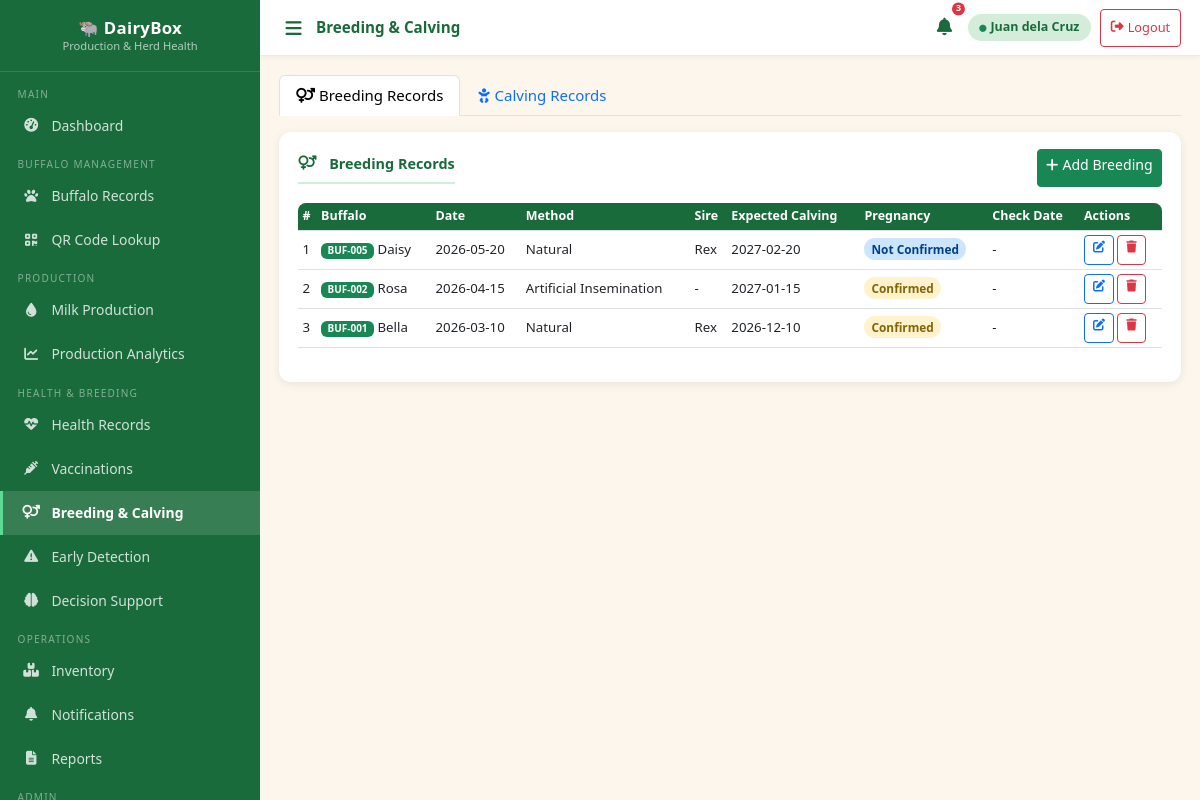
Screenshot of /modules/breeding.php (signed in) with the database file from the repository.
### tables this page shows
CREATE TABLE IF NOT EXISTS breeding_records (
    id              INT AUTO_INCREMENT PRIMARY KEY,
    buffalo_id      INT NOT NULL,
    breeding_date   DATE NOT NULL,
    method          ENUM('Natural','Artificial Insemination') DEFAULT 'Natural',
    sire_id         INT,
    sire_name       VARCHAR(100),
    expected_calving DATE,
    pregnancy_status ENUM('Not Confirmed','Confirmed','Failed','Delivered') DEFAULT 'Not Confirmed',
    pregnancy_check_date DATE,
    notes           TEXT,
    recorded_by     INT,
    created_at      TIMESTAMP DEFAULT CURRENT_TIMESTAMP,
    FOREIGN KEY (buffalo_id)  REFERENCES buffaloes(id) ON DELETE CASCADE,
    FOREIGN KEY (recorded_by) REFERENCES users(id) ON DELETE SET NULL
);

CREATE TABLE IF NOT EXISTS buffaloes (
    id              INT AUTO_INCREMENT PRIMARY KEY,
    tag_number      VARCHAR(40)  NOT NULL UNIQUE,
    qr_code         VARCHAR(100) UNIQUE,
    name            VARCHAR(80),
    breed           VARCHAR(80),
    sex             ENUM('Female','Male') DEFAULT 'Female',
    date_of_birth   DATE,
    weight_kg       DECIMAL(6,2),
    color           VARCHAR(50),
    acquisition_date DATE,
    acquisition_type ENUM('Born on Farm','Purchased','Donated') DEFAULT 'Born on Farm',
    status          ENUM('Active','Sold','Dead','Transferred') DEFAULT 'Active',
    health_status   ENUM('Healthy','Sick','Under Treatment','Recovered') DEFAULT 'Healthy',
    notes           TEXT,
    photo           VARCHAR(200),
    created_by      INT,
    created_at      TIMESTAMP DEFAULT CURRENT_TIMESTAMP,
    updated_at      TIMESTAMP DEFAULT CURRENT_TIMESTAMP ON UPDATE CURRENT_TIMESTAMP,
    FOREIGN KEY (created_by) REFERENCES users(id) ON DELETE SET NULL
);

### modules/breeding.php (the view, shortened to what this page needs)
<?php
$db        = getDB();
$tab       = $_GET['tab'] ?? 'breeding';
$action    = $_GET['action'] ?? 'list';
$editBreeding = null;
$breeding = $db->query("
    SELECT br.*, b.tag_number, b.name FROM breeding_records br
    JOIN buffaloes b ON b.id=br.buffalo_id ORDER BY br.breeding_date DESC
")->fetchAll();
$femBufList = $db->query("SELECT id,tag_number,name FROM buffaloes WHERE status='Active' AND sex='Female' ORDER BY tag_number")->fetchAll();
include '../includes/header.php';
?>
<ul class="nav nav-tabs mb-3 no-print">
    <li class="nav-item"><a class="nav-link <?= $tab==='breeding'?'active':'' ?>" href="?tab=breeding"><i class="fa fa-venus-mars me-1"></i>Breeding Records</a></li>
    <li class="nav-item"><a class="nav-link <?= $tab==='calving'?'active':'' ?>" href="?tab=calving"><i class="fa fa-baby me-1"></i>Calving Records</a></li>
</ul>
<?php if ($tab === 'breeding'): ?>
<?php if ($action === 'add' || $action === 'edit'): ?>
<div class="card-section">
    <div class="section-title"><i class="fa fa-venus-mars me-2"></i><?= $editBreeding ? 'Edit' : 'New' ?> Breeding Record</div>
    <form method="POST">
        <input type="hidden" name="form_type" value="breeding">
        <input type="hidden" name="id" value="<?= $editBreeding['id'] ?? 0 ?>">
        <div class="row g-3">
            <div class="col-md-4">
                <label class="form-label fw-semibold">Female Buffalo *</label>
                <select name="buffalo_id" class="form-select" required>
                    <option value="">-- Select --</option>
                    <?php foreach ($femBufList as $b): ?>
                    <option value="<?= $b['id'] ?>" <?= ($editBreeding['buffalo_id']??0)==$b['id']?'selected':'' ?>><?= htmlspecialchars($b['tag_number'].' – '.($b['name']??'')) ?></option>
                    <?php endforeach; ?>
                </select>
            </div>
            <div class="col-md-3">
                <label class="form-label fw-semibold">Breeding Date *</label>
                <input type="date" name="breeding_date" class="form-control" value="<?= $editBreeding['breeding_date'] ?? date('Y-m-d') ?>" required>
            </div>
            <div class="col-md-3">
                <label class="form-label fw-semibold">Method</label>
                <select name="method" class="form-select">
                    <?php foreach (['Natural','Artificial Insemination'] as $m): ?>
                    <option value="<?= $m ?>" <?= ($editBreeding['method']??'Natural')===$m?'selected':'' ?>><?= $m ?></option>
                    <?php endforeach; ?>
                </select>
            </div>
            <div class="col-md-4">
                <label class="form-label fw-semibold">Sire Name</label>
                <input type="text" name="sire_name" class="form-control" value="<?= htmlspecialchars($editBreeding['sire_name'] ?? '') ?>">
            </div>
            <div class="col-md-3">
                <label class="form-label fw-semibold">Expected Calving</label>
                <input type="date" name="expected_calving" class="form-control" value="<?= $editBreeding['expected_calving'] ?? '' ?>">
            </div>
            <div class="col-md-3">
                <label class="form-label fw-semibold">Pregnancy Status</label>
                <select name="pregnancy_status" class="form-select">
                    <?php foreach (['Not Confirmed','Confirmed','Failed','Delivered'] as $ps): ?>
                    <option value="<?= $ps ?>" <?= ($editBreeding['pregnancy_status']??'Not Confirmed')===$ps?'selected':'' ?>><?= $ps ?></option>
                    <?php endforeach; ?>
                </select>
            </div>
            <div class="col-md-3">
                <label class="form-label fw-semibold">Pregnancy Check Date</label>
                <input type="date" name="pregnancy_check_date" class="form-control" value="<?= $editBreeding['pregnancy_check_date'] ?? '' ?>">
            </div>
            <div class="col-md-9">
                <label class="form-label fw-semibold">Notes</label>
                <input type="text" name="notes" class="form-control" value="<?= htmlspecialchars($editBreeding['notes'] ?? '') ?>">
            </div>
        </div>
        <div class="mt-3 d-flex gap-2">
            <button type="submit" class="btn btn-success"><i class="fa fa-save me-1"></i>Save</button>
            <a href="?tab=breeding" class="btn btn-outline-secondary">Cancel</a>
        </div>
    </form>
</div>
<?php else: ?>
<div class="card-section">
    <div class="d-flex justify-content-between align-items-center mb-3">
        <div class="section-title mb-0"><i class="fa fa-venus-mars me-2"></i>Breeding Records</div>
        <a href="?tab=breeding&action=add" class="btn btn-success btn-sm no-print"><i class="fa fa-plus me-1"></i>Add Breeding</a>
    </div>
    <div class="table-responsive">
    <table class="table table-sm table-hover">
        <thead><tr><th>#</th><th>Buffalo</th><th>Date</th><th>Method</th><th>Sire</th><th>Expected Calving</th><th>Pregnancy</th><th>Check Date</th><th class="no-print">Actions</th></tr></thead>
        <tbody>
        <?php foreach ($breeding as $i => $r):
            $pCls = match($r['pregnancy_status']) {'Confirmed'=>'badge-pregnant','Failed'=>'badge-sick','Delivered'=>'badge-healthy',default=>'badge-treated'};
        ?>
        <tr>
            <td><?= $i+1 ?></td>
            <td><span class="badge bg-success"><?= htmlspecialchars($r['tag_number']) ?></span> <?= htmlspecialchars($r['name']??'') ?></td>
            <td><?= $r['breeding_date'] ?></td>
            <td><?= $r['method'] ?></td>
            <td><?= htmlspecialchars($r['sire_name'] ?? '-') ?></td>
            <td><?= $r['expected_calving'] ?? '-' ?></td>
            <td><span class="badge-custom <?= $pCls ?>"><?= $r['pregnancy_status'] ?></span></td>
            <td><?= $r['pregnancy_check_date'] ?? '-' ?></td>
            <td class="no-print">
                <a href="?tab=breeding&action=edit&id=<?= $r['id'] ?>" class="btn btn-xs btn-outline-primary" style="padding:.2rem .5rem;font-size:.75rem"><i class="fa fa-edit"></i></a>
                <a href="?tab=breeding&delete_b=<?= $r['id'] ?>" class="btn btn-xs btn-outline-danger" style="padding:.2rem .5rem;font-size:.75rem" onclick="return confirm('Delete?')"><i class="fa fa-trash"></i></a>
            </td>
        </tr>
        <?php endforeach; ?>
        </tbody>
    </table>
    </div>
</div>
<?php endif; ?>
<?php endif; ?>
<?php include '../includes/footer.php'; ?>

### assets/css/style.css (style rules this page uses)
:root { --green-dark: #1a6b3c; --green-main: #28a745; --green-light: #d4edda; --cream: #fdf6ec; --sidebar-w: 260px; --topbar-h: 56px; --bottom-nav-h: 60px; --radius: 12px; --shadow: 0 2px 10px rgba(0,0,0,.08); }
*, *::before, *::after { box-sizing: border-box; }
body { margin: 0; padding: 0; font-family: 'Segoe UI', system-ui, -apple-system, sans-serif; font-size: 15px; -webkit-tap-highlight-color: transparent; }
body.app-body { background: var(--cream); overflow-x: hidden; }
.card-section { background: #fff; border-radius: var(--radius); padding: 1.1rem 1.2rem; box-shadow: var(--shadow); margin-bottom: 1.2rem; }
.card-section .section-title { font-weight: 700; font-size: .9rem; color: var(--green-dark); border-bottom: 2px solid var(--green-light); padding-bottom: .45rem; margin-bottom: .9rem; display: flex; align-items: center; justify-content: space-between; flex-wrap: wrap; gap: .3rem; }
.table th { background: var(--green-dark); color: #fff; font-size: .78rem; font-weight: 600; white-space: nowrap; }
.table td { font-size: .83rem; vertical-align: middle; }
.table-responsive { border-radius: 8px; overflow: auto; -webkit-overflow-scrolling: touch; }
.badge-pregnant { background: #fff3cd; color: #856404; }
.badge-treated { background: #cce5ff; color: #004085; }
.badge-custom { padding: .28em .6em; border-radius: 20px; font-size: .74rem; font-weight: 600; }
.btn { min-height: 38px; font-size: .88rem; }
.btn-xs { padding: .25rem .5rem; font-size: .74rem; line-height: 1.4; border-radius: .25rem; min-height: 30px; }

### rows the page displays
breeding_records: buffalo.tag_number "BUF-005", buffalo.name "Daisy", breeding_date "2026-05-20", method "Natural", sire_name "Rex", expected_calving "2027-02-20", pregnancy_status "Not Confirmed", pregnancy_check_date "-"
breeding_records: buffalo.tag_number "BUF-002", buffalo.name "Rosa", breeding_date "2026-04-15", method "Artificial Insemination", sire_name "-", expected_calving "2027-01-15", pregnancy_status "Confirmed", pregnancy_check_date "-"
breeding_records: buffalo.tag_number "BUF-001", buffalo.name "Bella", breeding_date "2026-03-10", method "Natural", sire_name "Rex", expected_calving "2026-12-10", pregnancy_status "Confirmed", pregnancy_check_date "-"

### other values shown
$pageTitle "Breeding & Calving"
$nc2 "3"
$user['full_name'] "Juan dela Cruz"
